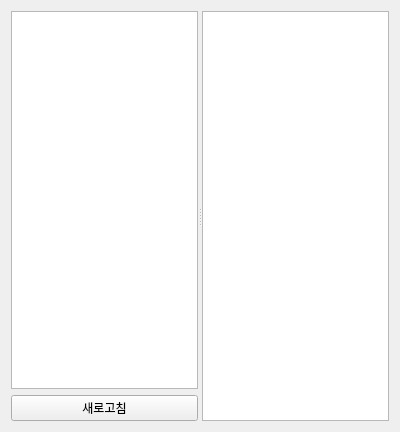
<?xml version="1.0" encoding="UTF-8"?>
<ui version="4.0">
 <class>storeUI</class>
 <widget class="QWidget" name="storeUI">
  <property name="geometry">
   <rect>
    <x>0</x>
    <y>0</y>
    <width>400</width>
    <height>432</height>
   </rect>
  </property>
  <property name="windowTitle">
   <string>Form</string>
  </property>
  <layout class="QVBoxLayout" name="verticalLayout_2">
   <item>
    <widget class="QSplitter" name="splitter">
     <property name="orientation">
      <enum>Qt::Orientation::Horizontal</enum>
     </property>
     <widget class="QWidget" name="layoutWidget">
      <layout class="QVBoxLayout" name="verticalLayout">
       <item>
        <widget class="QListWidget" name="storeListWidget"/>
       </item>
       <item>
        <widget class="QPushButton" name="resetButton">
         <property name="text">
          <string>새로고침</string>
         </property>
        </widget>
       </item>
      </layout>
     </widget>
     <widget class="QListWidget" name="curListWidget"/>
    </widget>
   </item>
  </layout>
 </widget>
 <resources/>
 <connections/>
</ui>
